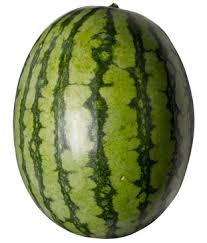
%> input picture 15th july,IMP/fruits/10.jpg, 207 x 243 px
$ octave --eval "result = EdgeDetection(imread('../10.jpg'));"   (GNU Octave 9; MATLAB toolbox functions it lacks are replaced by stand-ins)
%> lines starting %> are read from the running program, lines starting %| are printed output that depends on the picture; in (x1, y1, x2, y2) boxes, pixels count from 0 and x2, y2 are one past the last pixel; in counts of white or black regions, pixels touching at a corner belong together; the program's own positions count from 1
function result=EdgeDetection(RGB)
% using matlab toolbox, edge, imfill, imclose(morphorogy), rgb2gray,
% rgb2BW,
% R,G,B processing seperate
% Read in the image

RGB=imread('F:\project\fruits\appvf.jpg');
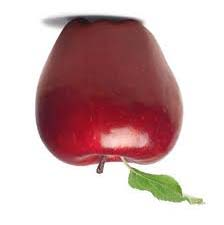
%> input picture 15th july,IMP/fruits/appvf.jpg, 224 x 225 px
%> RGB is the input picture: size 225x224x3 uint8; mean R, G, B 207.8, 179.4, 179.7
A=RGB;
% Convert the image into gray scale, R, G, and B. Perform the "edge"
% function to get the edge in different format.
% E_W: whole edge information without segregating the image.
% E_R: edge information of the Red.
% E_G: edge information of the Green.
% E_B: edge information of the Blue.
B=rgb2gray(A);
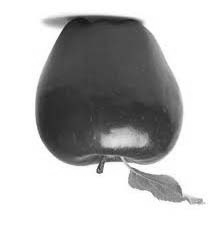
%> B: size 225x224 uint8; min 20, max 255, mean 188
%figure(1)
%imshow(B);
E_W=edge(B,'prewitt');
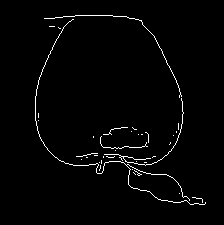
%> E_W: size 225x224 logical; 1.9% white in thin lines or dots, all inside (x1, y1, x2, y2) = (35, 15, 206, 205)
E_R=edge((A(:,:,1)));
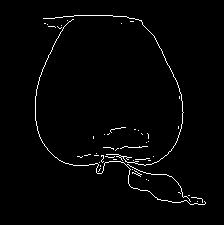
%> E_R: size 225x224 logical; 1.9% white in thin lines or dots, all inside (x1, y1, x2, y2) = (35, 15, 206, 205)
E_G=edge((A(:,:,2)));
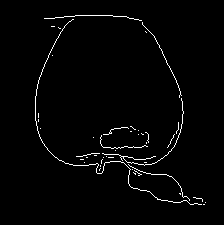
%> E_G: size 225x224 logical; 1.9% white in thin lines or dots, all inside (x1, y1, x2, y2) = (35, 15, 206, 205)
E_B=edge((A(:,:,3)));
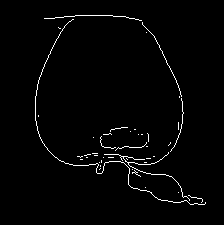
%> E_B: size 225x224 logical; 1.9% white in thin lines or dots, all inside (x1, y1, x2, y2) = (35, 15, 206, 205)
% E: the combination of the edge information of R, G, and B.
E=E_R+E_G+E_B;
LPF=ones(5,5);
[row col]=size(E);
%> row = 225; col = 224
result=zeros(row, col);
for i=3:row-2
  for j=3:col-2
   result(i,j)=sum(sum(LPF.*E(i-2:i+2,j-2:j+2)));
      if (result(i,j)>0)
         result(i,j)=1;
      end
  end
end
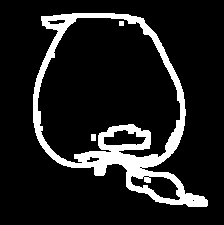
%> result: size 225x224 double; values 0 (black) and 1 (white), 12.2% white; 3 white regions, box (x1, y1, x2, y2) and area: (33, 13, 208, 207) 6111, (91, 134, 96, 141) 35, (119, 21, 124, 26) 25
%figure(2)
imshow(result)
end
